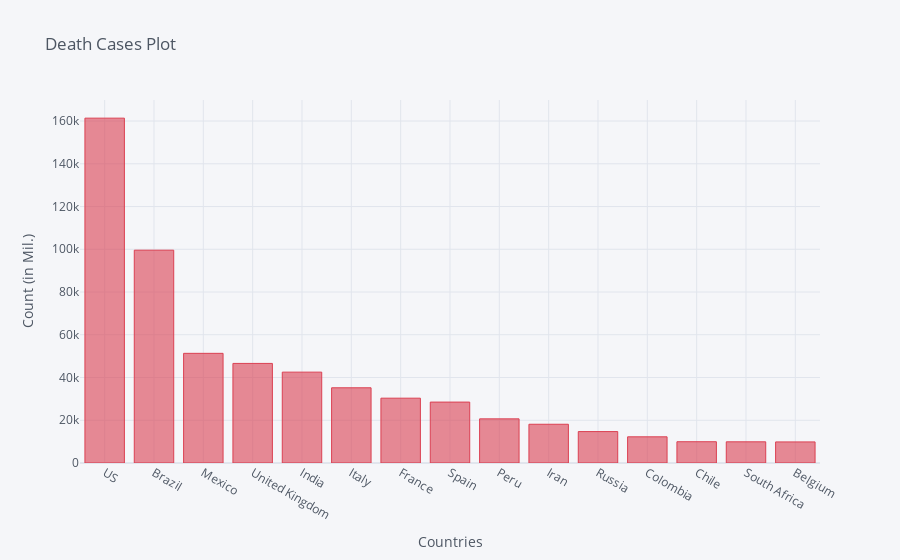

Here is the notebook cell this chart was saved with:
### Code cell
death_df2_plot.iplot(kind='bar', x='Country/Region', y='8/7/20',color='red',
                    title='Death Cases Plot',xTitle='Countries',yTitle='Count (in Mil.)')

### Figure 1 — Plotly figure (JSON) as saved in the notebook; plotly's stock layout.template omitted (floating-point values rounded to 4 significant figures)
{"data": [{"marker": {"color": "rgba(219, 64, 82, 0.6)", "line": {"color": "rgba(219, 64, 82, 1.0)", "width": 1}}, "name": "8/7/20", "orientation": "v", "text": "", "type": "bar", "x": ["US", "Brazil", "Mexico", "United Kingdom", "India", "Italy", "France", "Spain", "Peru", "Iran", "Russia", "Colombia", "Chile", "South Africa", "Belgium"], "y": [161347, 99572, 51311, 46596, 42518, 35190, 30327, 28503, 20649, 18132, 14698, 12250, 9958, 9909, 9866]}], "layout": {"legend": {"bgcolor": "#F5F6F9", "font": {"color": "#4D5663"}}, "paper_bgcolor": "#F5F6F9", "plot_bgcolor": "#F5F6F9", "title": {"font": {"color": "#4D5663"}, "text": "Death Cases Plot"}, "xaxis": {"gridcolor": "#E1E5ED", "showgrid": true, "tickfont": {"color": "#4D5663"}, "title": {"font": {"color": "#4D5663"}, "text": "Countries"}, "zerolinecolor": "#E1E5ED"}, "yaxis": {"gridcolor": "#E1E5ED", "showgrid": true, "tickfont": {"color": "#4D5663"}, "title": {"font": {"color": "#4D5663"}, "text": "Count (in Mil.)"}, "zerolinecolor": "#E1E5ED"}}}
